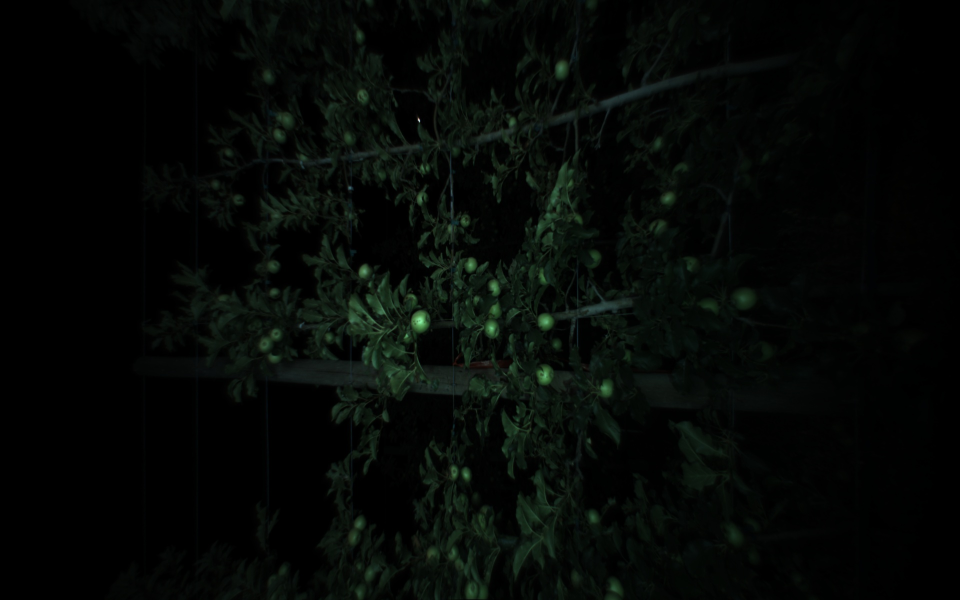
#> input picture detection/data/green/frame0005.jpg, 1920 x 1200 px, found by its file name (shown at 1/2 size)
$ jupyter execute --allow-errors multi.ipynb   (shell and % lines are left out)   (older library calls are emulated)
#> lines starting #> are read from the running program, lines starting #| are printed output that depends on the picture
### detection/aye/preprocessing.py
from __future__ import print_function, division, absolute_import
import cv2
import os
import numpy as np
from aye.bounding_box import extract_bbox


def resize_image(image, k, interpolation=cv2.INTER_NEAREST):
    return cv2.resize(image, None, fx=k, fy=k, interpolation=interpolation)


# [27 lines left out: functions prepare_data, convert_image_colorspace, not called in this run]


class DataReader(object):
    # [29 lines left out: functions __init__, read_image, get_label_filename, read_image_with_label, not called in this run]


def rotate_image(image):
    image = cv2.transpose(image)
    image = cv2.flip(image, 1)
    return image


class Samples(object):
    v_thresh = 20

    # [155 lines left out: functions __init__, extract, Xy_pos, Xy_neg, Xy_both, X and 1 more, not called in this run]

### detection/notebook/multi.ipynb
[cell 1]
import os
import sys
import cv2
import numpy as np
import matplotlib.pyplot as plt
cwd = os.getcwd()
sys.path.append(os.path.join(cwd, '..'))
from sklearn.externals import joblib
from aye.preprocessing import rotate_image
from aye.blob_analysis import region_props, num_local_maximas
from aye.fruit_detector import FruitDetector
from aye.bounding_box import extract_bbox
from aye.visualization import *

#> (a cell that did not finish here is left out)

[cell 3]
im_dir = os.path.join(cwd, 'images')
im = cv2.imread(os.path.join(im_dir, 'frame0005.jpg'))
#> im is the input picture: shape (1200, 1920, 3); mean B, G, R 5.6, 8.1, 4.7
im = im[200:1000, :1480, :]
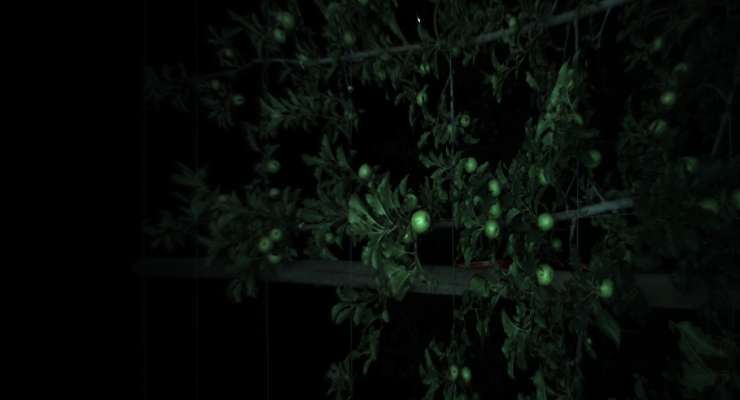
#> im: shape (800, 1480, 3) (shown at 1/2 size); mean B, G, R 7.5, 10.8, 6.4
im = rotate_image(im)
#> in rotate_image, `image = cv2.transpose(image)`:
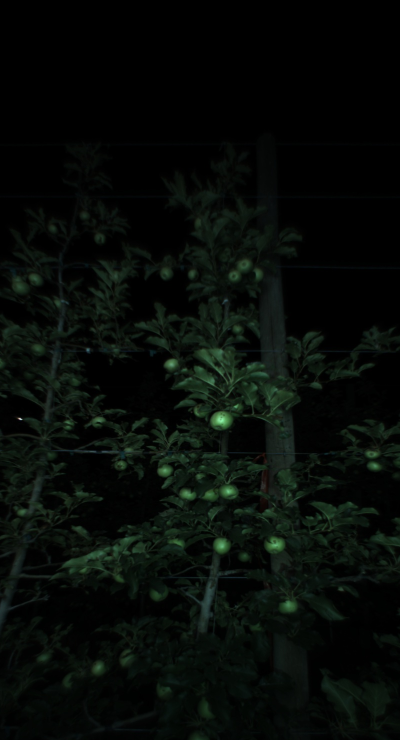
#> image: shape (1480, 800, 3) (shown at 1/2 size); mean of channels 0, 1, 2 7.5, 10.8, 6.4; drawn as B, G, R
#> in rotate_image, `image = cv2.flip(image, 1)`:
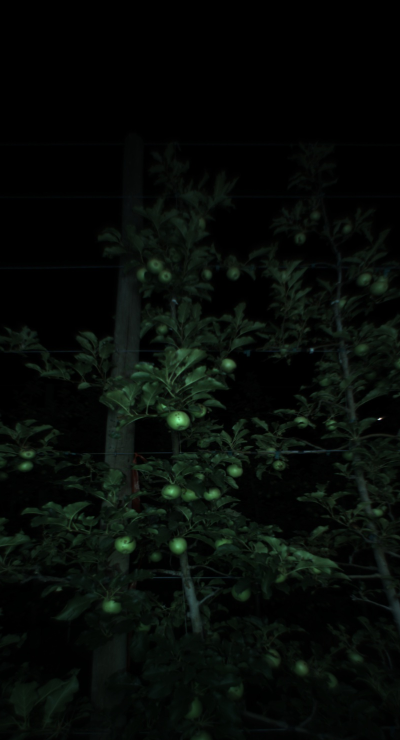
#> image: shape (1480, 800, 3) (shown at 1/2 size); mean of channels 0, 1, 2 7.5, 10.8, 6.4; drawn as B, G, R

fig = plt.figure()
plt.imshow(im)

#> (a cell that did not finish here is left out)

#> (a cell that did not finish here is left out)

$ run again, with detection/data/green/frame0000.jpg copied over detection/data/green/frame0005.jpg
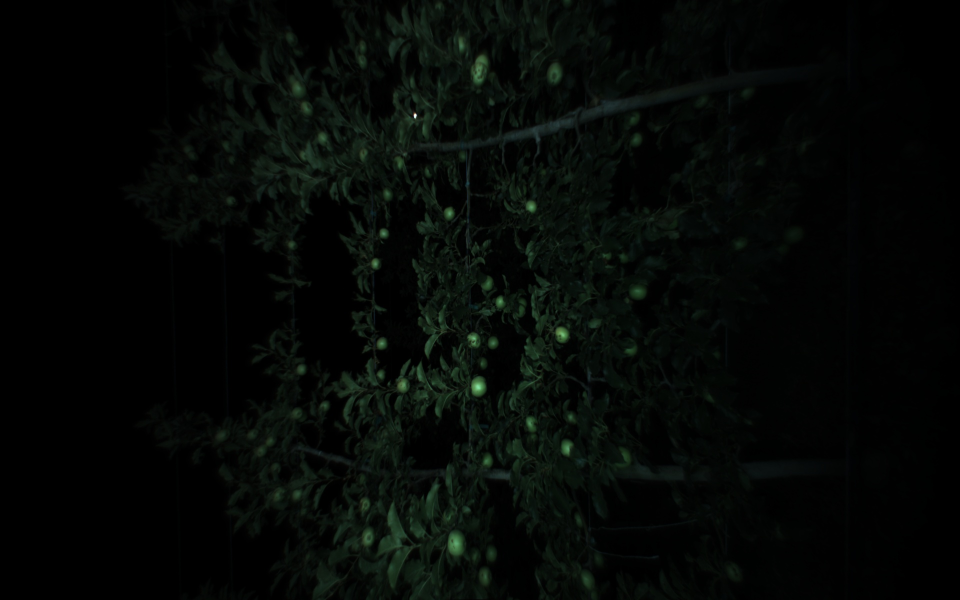
#> input picture detection/data/green/frame0000.jpg, 1920 x 1200 px, found by its file name (shown at 1/2 size)
#> im is the input picture: shape (1200, 1920, 3); mean B, G, R 5.3, 7.7, 4.5
#> `im = im[200:1000, :1480, :]`:
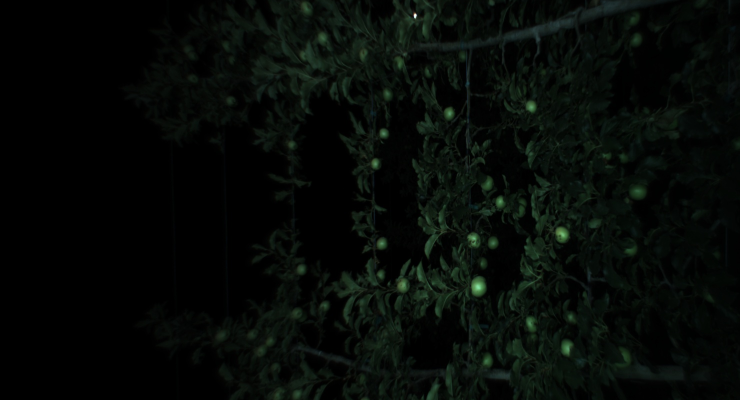
#> im: shape (800, 1480, 3) (shown at 1/2 size); mean B, G, R 6.6, 9.7, 5.6
#> in rotate_image, `image = cv2.flip(image, 1)`:
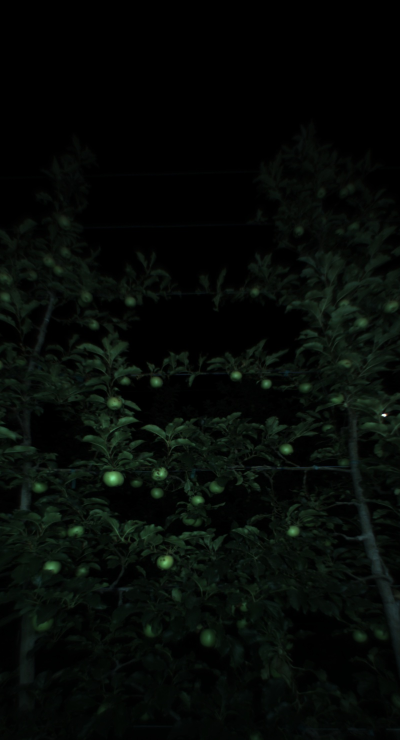
#> image: shape (1480, 800, 3) (shown at 1/2 size); mean of channels 0, 1, 2 6.6, 9.7, 5.6; drawn as B, G, R

$ run again, with detection/data/green/frame0001.jpg copied over detection/data/green/frame0005.jpg
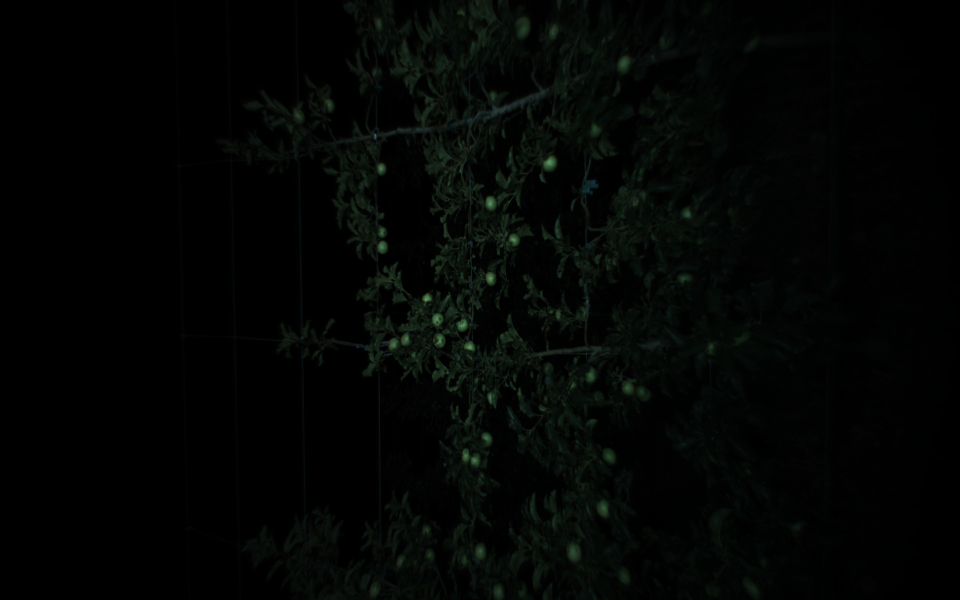
#> input picture detection/data/green/frame0001.jpg, 1920 x 1200 px, found by its file name (shown at 1/2 size)
#> im is the input picture: shape (1200, 1920, 3); mean B, G, R 3.4, 4.9, 2.9
#> `im = im[200:1000, :1480, :]`:
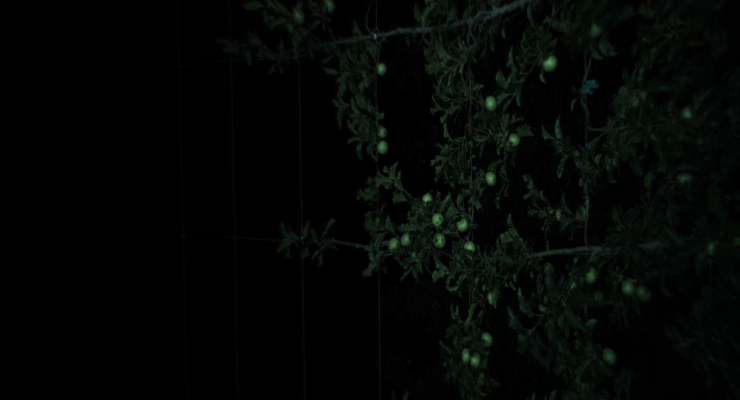
#> im: shape (800, 1480, 3) (shown at 1/2 size); mean B, G, R 4.1, 5.9, 3.5
#> in rotate_image, `image = cv2.flip(image, 1)`:
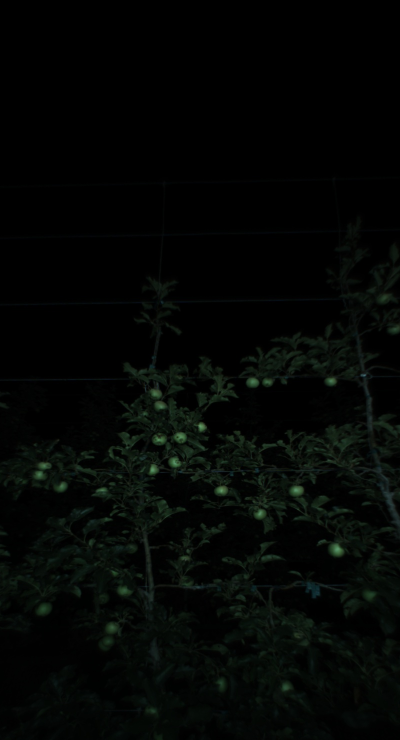
#> image: shape (1480, 800, 3) (shown at 1/2 size); mean of channels 0, 1, 2 4.1, 5.9, 3.5; drawn as B, G, R

$ run again, with detection/data/green/frame0002.jpg copied over detection/data/green/frame0005.jpg
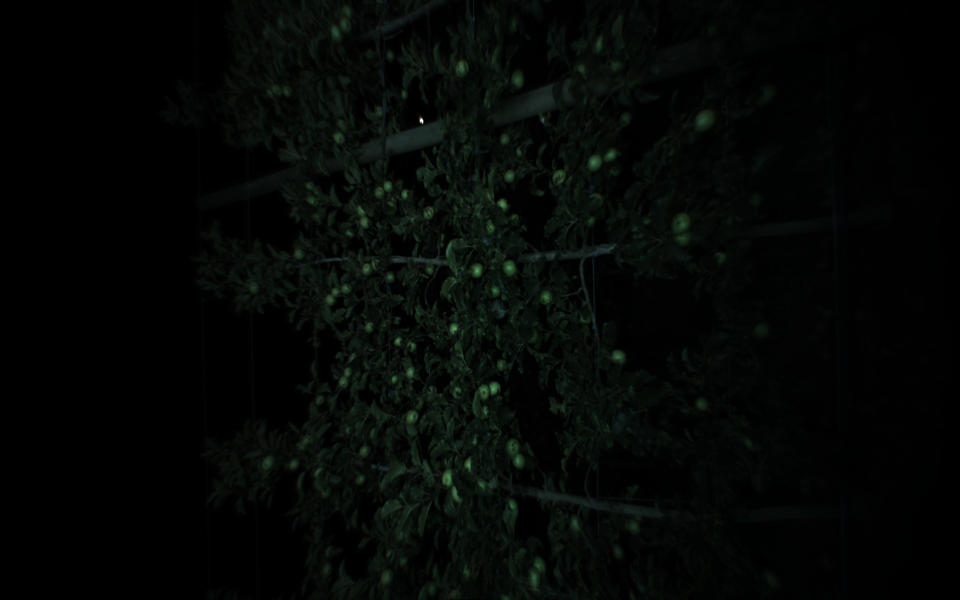
#> input picture detection/data/green/frame0002.jpg, 1920 x 1200 px, found by its file name (shown at 1/2 size)
#> im is the input picture: shape (1200, 1920, 3); mean B, G, R 4.8, 6.9, 4
#> `im = im[200:1000, :1480, :]`:
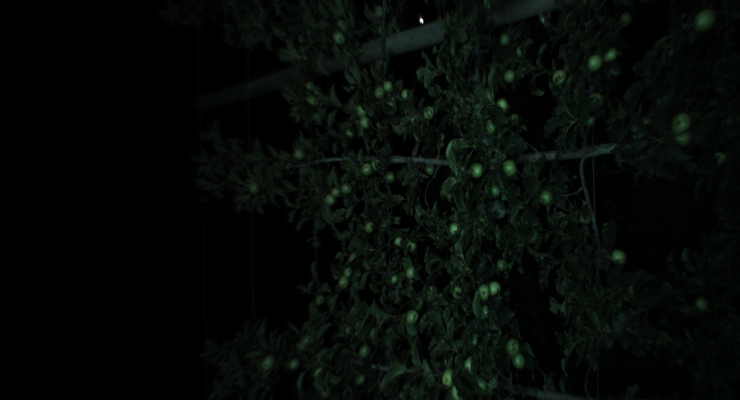
#> im: shape (800, 1480, 3) (shown at 1/2 size); mean B, G, R 6.2, 9.1, 5.2
#> in rotate_image, `image = cv2.flip(image, 1)`:
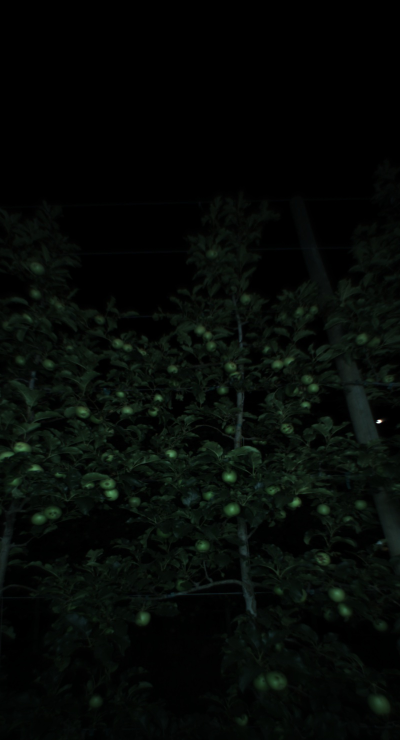
#> image: shape (1480, 800, 3) (shown at 1/2 size); mean of channels 0, 1, 2 6.2, 9.1, 5.2; drawn as B, G, R
